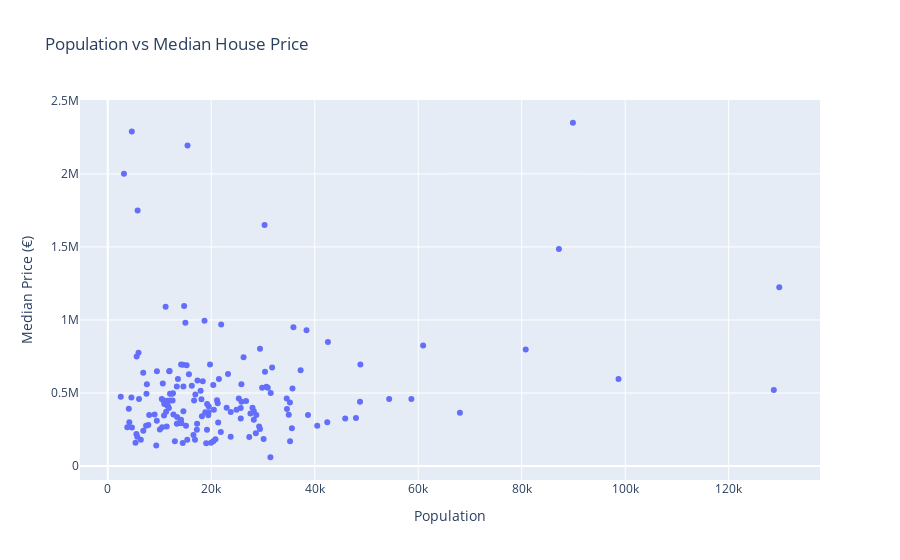
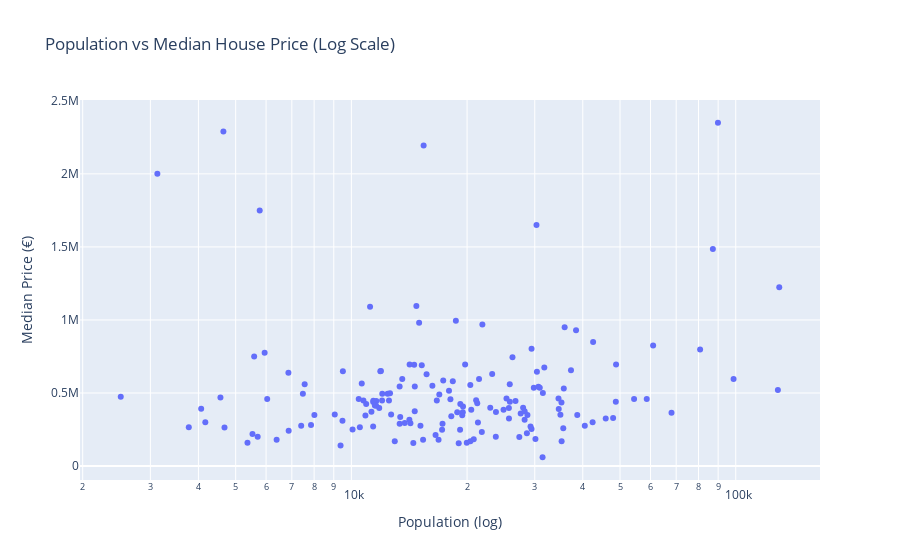

These figures' notebook cell, in order:
### Markdown cell above
## 6. Visualizations

### Code cell
# Simple scatter plot
fig1 = px.scatter(
    merged_df,
    x='total_population',
    y='median_price',
    title='Population vs Median House Price',
    labels={
        'total_population': 'Population',
        'median_price': 'Median Price (€)'
    }
)

fig1.show()

# Simple scatter plot with log scale
fig2 = px.scatter(
    merged_df,
    x='total_population',
    y='median_price',
    title='Population vs Median House Price (Log Scale)',
    labels={
        'total_population': 'Population (log)',
        'median_price': 'Median Price (€)'
    },
    log_x=True
)

fig2.show()

### Figure 1 — Plotly figure (JSON) as saved in the notebook; plotly's stock layout.template omitted (floating-point values rounded to 4 significant figures; data arrays with more than 128 entries replaced by an {"elided": "..."} marker saying what was removed)
{"data": [{"hovertemplate": "Population=%{x}<br>Median Price (€)=%{y}<extra></extra>", "legendgroup": "", "marker": {"color": "#636efa", "symbol": "circle"}, "mode": "markers", "name": "", "orientation": "v", "showlegend": false, "type": "scatter", "x": {"elided": "162 int values"}, "xaxis": "x", "y": {"elided": "162 float values"}, "yaxis": "y"}], "layout": {"legend": {"tracegroupgap": 0}, "title": {"text": "Population vs Median House Price"}, "xaxis": {"anchor": "y", "domain": [0, 1], "title": {"text": "Population"}}, "yaxis": {"anchor": "x", "domain": [0, 1], "title": {"text": "Median Price (€)"}}}}

### Figure 2 — Plotly figure (JSON) as saved in the notebook; plotly's stock layout.template omitted (floating-point values rounded to 4 significant figures; data arrays with more than 128 entries replaced by an {"elided": "..."} marker saying what was removed)
{"data": [{"hovertemplate": "Population (log)=%{x}<br>Median Price (€)=%{y}<extra></extra>", "legendgroup": "", "marker": {"color": "#636efa", "symbol": "circle"}, "mode": "markers", "name": "", "orientation": "v", "showlegend": false, "type": "scatter", "x": {"elided": "162 int values"}, "xaxis": "x", "y": {"elided": "162 float values"}, "yaxis": "y"}], "layout": {"legend": {"tracegroupgap": 0}, "title": {"text": "Population vs Median House Price (Log Scale)"}, "xaxis": {"anchor": "y", "domain": [0, 1], "title": {"text": "Population (log)"}, "type": "log"}, "yaxis": {"anchor": "x", "domain": [0, 1], "title": {"text": "Median Price (€)"}}}}
